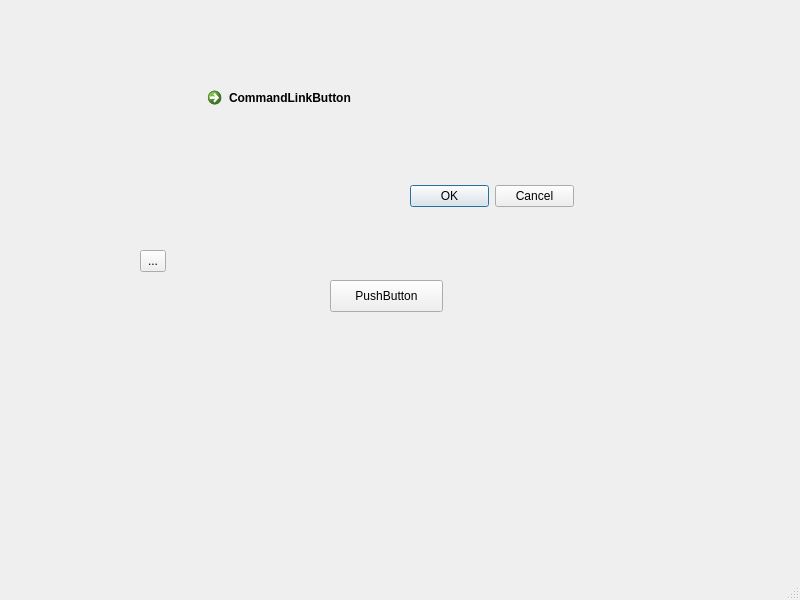
<?xml version="1.0" encoding="UTF-8"?>
<ui version="4.0">
 <class>MainWindow</class>
 <widget class="QMainWindow" name="MainWindow">
  <property name="geometry">
   <rect>
    <x>0</x>
    <y>0</y>
    <width>800</width>
    <height>600</height>
   </rect>
  </property>
  <property name="windowTitle">
   <string>MainWindow</string>
  </property>
  <widget class="QWidget" name="centralwidget">
   <widget class="QPushButton" name="pushButton">
    <property name="geometry">
     <rect>
      <x>330</x>
      <y>280</y>
      <width>113</width>
      <height>32</height>
     </rect>
    </property>
    <property name="text">
     <string>PushButton</string>
    </property>
   </widget>
   <widget class="QToolButton" name="toolButton">
    <property name="geometry">
     <rect>
      <x>140</x>
      <y>250</y>
      <width>26</width>
      <height>22</height>
     </rect>
    </property>
    <property name="text">
     <string>...</string>
    </property>
   </widget>
   <widget class="QDialogButtonBox" name="buttonBox">
    <property name="geometry">
     <rect>
      <x>410</x>
      <y>180</y>
      <width>164</width>
      <height>32</height>
     </rect>
    </property>
    <property name="standardButtons">
     <set>QDialogButtonBox::Cancel|QDialogButtonBox::Ok</set>
    </property>
   </widget>
   <widget class="QCommandLinkButton" name="commandLinkButton">
    <property name="geometry">
     <rect>
      <x>200</x>
      <y>80</y>
      <width>193</width>
      <height>41</height>
     </rect>
    </property>
    <property name="text">
     <string>CommandLinkButton</string>
    </property>
   </widget>
  </widget>
  <widget class="QMenuBar" name="menubar">
   <property name="geometry">
    <rect>
     <x>0</x>
     <y>0</y>
     <width>800</width>
     <height>22</height>
    </rect>
   </property>
  </widget>
  <widget class="QStatusBar" name="statusbar"/>
 </widget>
 <resources/>
 <connections/>
</ui>
